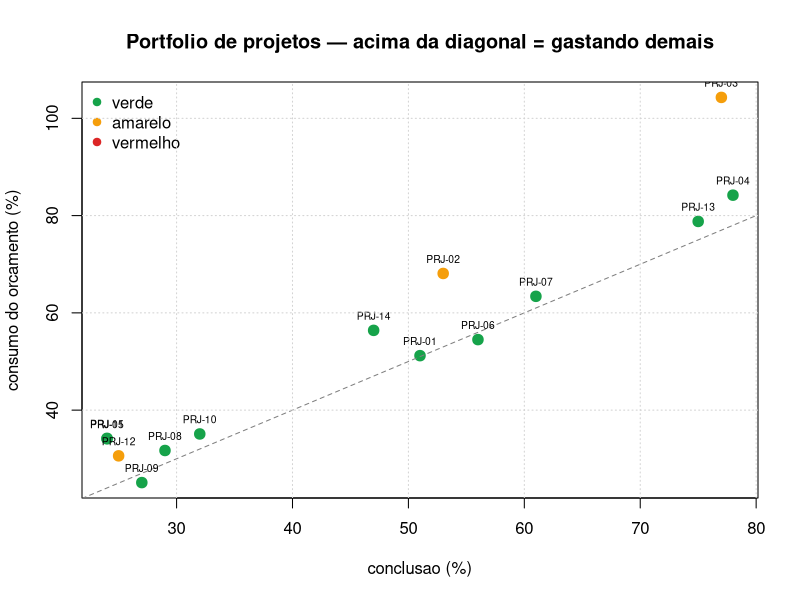

Generate this figure with R:
# Portfolio de projetos: conclusao, orcamento e semaforo de risco

dir.create("outputs", showWarnings = FALSE)
set.seed(620)

gerar_projetos <- function(n = 14) {
  data.frame(
    projeto = sprintf("PRJ-%02d", seq_len(n)),
    area = sample(c("Dados", "Infra", "Produto", "Marketing"), n, replace = TRUE),
    conclusao_pct = round(runif(n, 15, 98)),
    orcamento = round(runif(n, 80, 900) * 1000, 2),
    gasto = NA,
    dias_para_prazo = sample(-20:120, n, replace = TRUE)
  )
}

portfolio <- gerar_projetos()

# gasto acompanha a conclusao com desvios: uns estouram, outros economizam
portfolio$gasto <- round(
  portfolio$orcamento * (portfolio$conclusao_pct / 100) *
    runif(nrow(portfolio), 0.75, 1.45), 2
)

# --- indicadores -------------------------------------------------------------
portfolio$consumo_pct <- round(portfolio$gasto / portfolio$orcamento * 100, 1)
# defasagem: quanto o consumo correu a frente da entrega
portfolio$defasagem_pp <- portfolio$consumo_pct - portfolio$conclusao_pct

score_risco <- function(consumo_pct, defasagem_pp, dias_para_prazo) {
  risco_estouro <- pmax(0, consumo_pct - 100)
  risco_atraso <- ifelse(dias_para_prazo < 0 & defasagem_pp > -5,
                         abs(dias_para_prazo), 0)
  round(risco_estouro * 1.2 + pmax(0, defasagem_pp) * 0.8 + risco_atraso * 1.5, 1)
}

portfolio$risco_score <- score_risco(portfolio$consumo_pct,
                                     portfolio$defasagem_pp,
                                     portfolio$dias_para_prazo)

portfolio$semáforo <- cut(portfolio$risco_score,
                          breaks = c(-Inf, 10, 40, Inf),
                          labels = c("verde", "amarelo", "vermelho"))

cat("=== PORTFOLIO ORDENADO POR RISCO ===\n")
ordenado <- portfolio[order(-portfolio$risco_score),
                      c("projeto", "area", "conclusao_pct", "consumo_pct",
                        "defasagem_pp", "dias_para_prazo", "risco_score")]
print(ordenado, row.names = FALSE)

resumo_semaforo <- table(portfolio$semáforo)
cat("\n=== SEMAFORO ===\n")
for (cor in names(resumo_semaforo)) {
  cat(sprintf("- %-9s %d projeto(s)\n", cor, resumo_semaforo[cor]))
}

criticos <- portfolio[portfolio$semáforo == "vermelho", ]
if (nrow(criticos) > 0) {
  cat("\nAcao imediata nos vermelhos:\n")
  for (i in seq_len(nrow(criticos))) {
    linha <- criticos[i, ]
    motivo <- ifelse(linha$defasagem_pp > 15,
                     "gastou muito antes de entregar",
                     ifelse(linha$dias_para_prazo < 0,
                            "prazo vencido com entrega incompleta",
                            "desvio combinado custo/prazo"))
    cat(sprintf("- %s (%s): %s\n", linha$projeto, linha$area, motivo))
  }
}

# --- grafico -----------------------------------------------------------------
cores_semaforo <- c(verde = "#16a34a", amarelo = "#f59e0b", vermelho = "#dc2626")

png("outputs/portfolio_projetos.png", width = 950, height = 620, res = 110)
plot(portfolio$conclusao_pct, portfolio$consumo_pct,
     col = cores_semaforo[as.character(portfolio$semáforo)],
     pch = 19, cex = 1.4,
     xlab = "conclusao (%)", ylab = "consumo do orcamento (%)",
     main = "Portfolio de projetos — acima da diagonal = gastando demais")
abline(0, 1, lty = 2, col = "gray50")
text(portfolio$conclusao_pct, portfolio$consumo_pct + 3,
     labels = portfolio$projeto, cex = 0.62)
legend("topleft", legend = names(cores_semaforo),
       col = cores_semaforo, pch = 19, bty = "n")
grid()
dev.off()

write.csv(portfolio, "outputs/portfolio_riscos.csv", row.names = FALSE)
cat("\nCSV e grafico salvos em outputs/\n")
